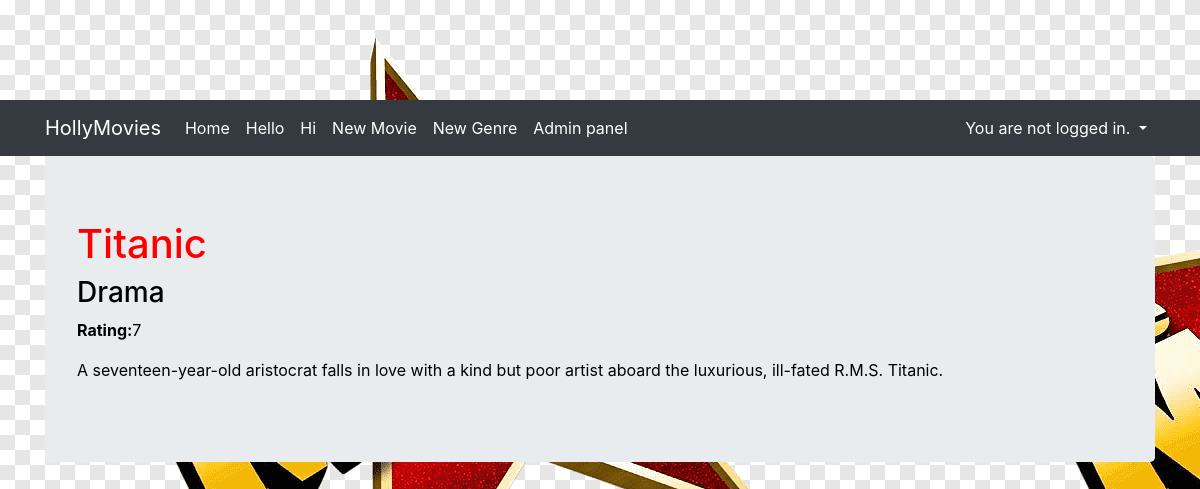
Screenshot of /movie/detail/3/ with the database file from the repository.
### viewer/models.py (models this page shows, shortened)
class Movie(Model):
  title = CharField(max_length=128)
  genre = ForeignKey(Genre, on_delete=CASCADE)
  rating = IntegerField()
  released = DateField()
  description = TextField()
  created = DateTimeField(auto_now_add=True)

class Genre(Model):
    name = CharField(max_length=128)
    def __str__(self):
        return self.name

### viewer/views.py (the view)
# urls.py: path('movie/detail/<pk>/', MovieDetailView.as_view(), name='movie_detail'),
class MovieDetailView(DetailView):
    template_name = "viewer/movie_details.html"
    model = Movie

### viewer/templates/viewer/movie_details.html (shortened to what this page needs)
{% extends "viewer/base.html" %}
{% block content %}
<h1>{{ object.title }}</h1>
<h3>{{ object.genre }}</h3>
<p><strong> Rating:</strong>{{ object.rating}}</p>
<p> {{ object.description }}</p>
{% endblock %}

### viewer/static/css/styl.css (style rules this page uses)
h1 { color: red; }
body { background: url("static/img/action.jpg"); color: black; height: 950px; padding: 100px 0 0 0; }

### rows the page displays
Movie: title "Titanic", genre "Drama", rating "7", description "A seventeen-year-old aristocrat falls in love with a kind but poor artist aboard the luxurious, ill-fated R.M.S. Titanic."
